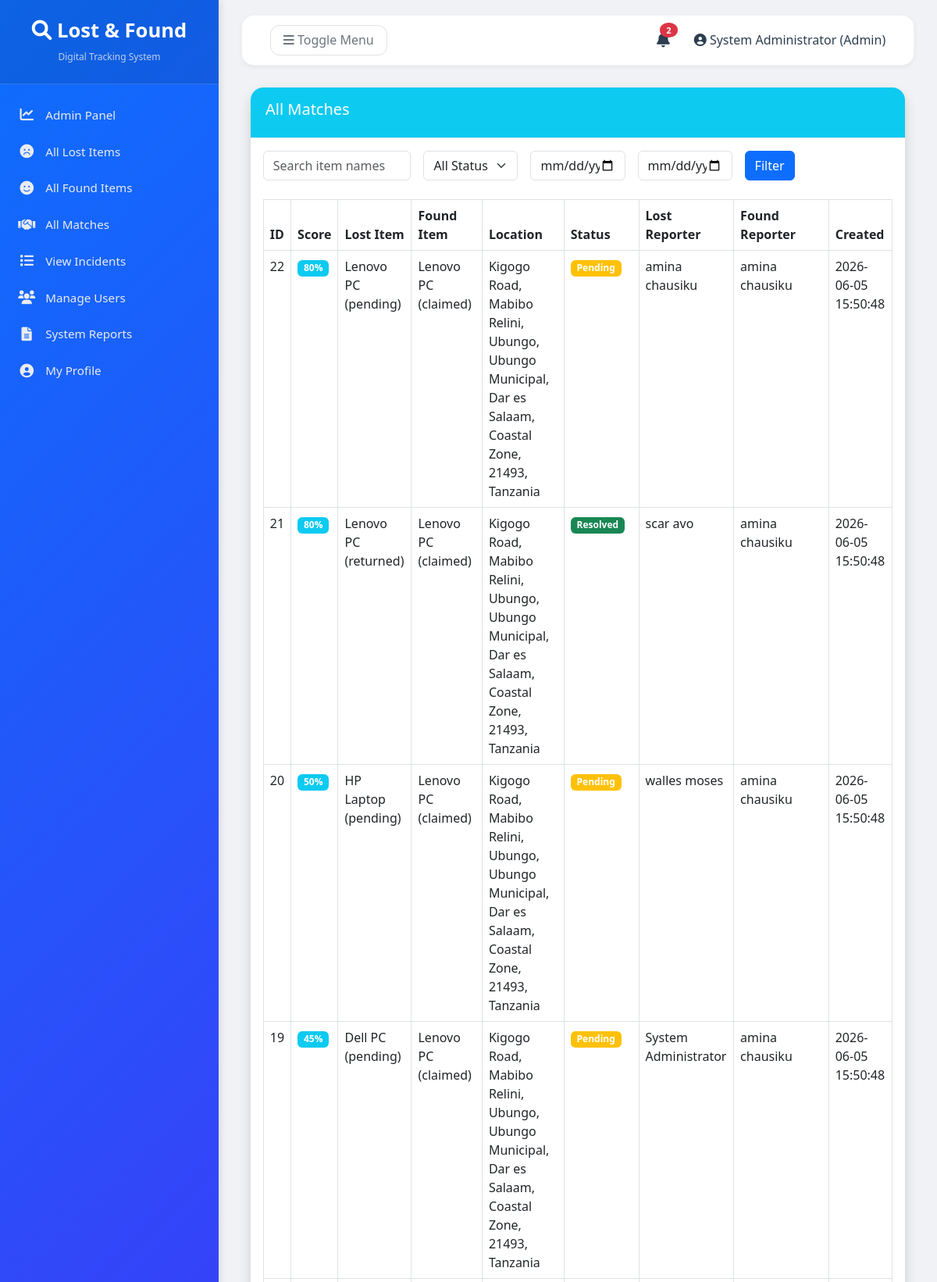
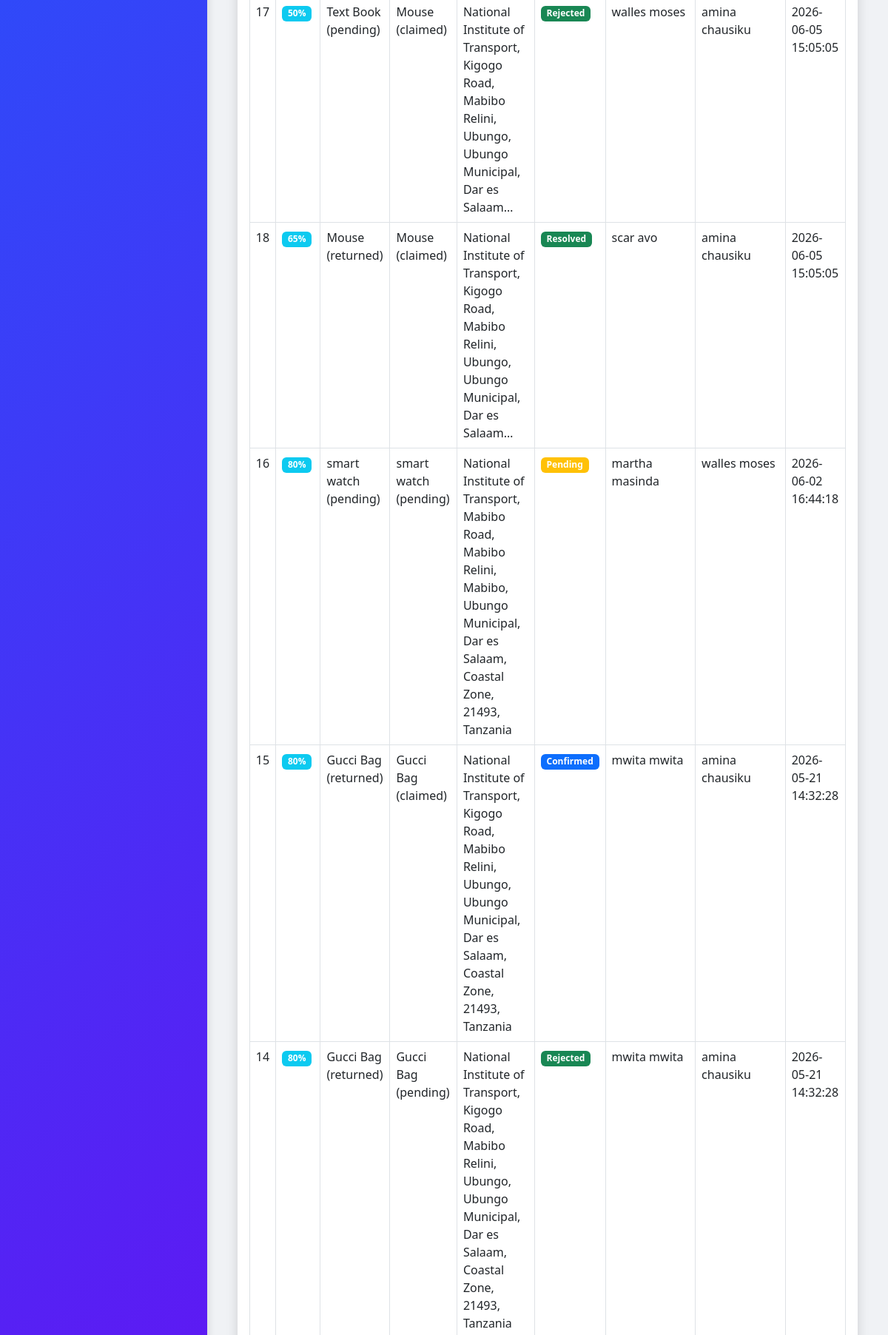
The page /index.php?page=admin/all_matches (signed in, upper part) on the database its author committed (2 pictures, top to bottom).
### tables this page shows
CREATE TABLE `matches` (
  `id` int(11) NOT NULL,
  `lost_item_id` int(11) NOT NULL,
  `found_item_id` int(11) NOT NULL,
  `match_score` int(11) DEFAULT 0,
  `status` enum('pending','confirmed','rejected','resolved') DEFAULT 'pending',
  `notified_at` timestamp NULL DEFAULT NULL,
  `resolved_at` timestamp NULL DEFAULT NULL,
  `created_at` timestamp NOT NULL DEFAULT current_timestamp()
);

CREATE TABLE `lost_items` (
  `id` int(11) NOT NULL,
  `user_id` int(11) NOT NULL,
  `item_name` varchar(100) NOT NULL,
  `description` text DEFAULT NULL,
  `category` varchar(50) DEFAULT NULL,
  `lost_location` varchar(200) NOT NULL,
  `gps_latitude` decimal(10,8) DEFAULT NULL,
  `gps_longitude` decimal(11,8) DEFAULT NULL,
  `lost_date` date NOT NULL,
  `image_path` varchar(255) DEFAULT NULL,
  `status` enum('pending','returned','cancelled') DEFAULT 'pending',
  `created_at` timestamp NOT NULL DEFAULT current_timestamp()
);

CREATE TABLE `found_items` (
  `id` int(11) NOT NULL,
  `user_id` int(11) NOT NULL,
  `item_name` varchar(100) NOT NULL,
  `description` text DEFAULT NULL,
  `category` varchar(50) DEFAULT NULL,
  `found_location` varchar(200) NOT NULL,
  `gps_latitude` decimal(10,8) DEFAULT NULL,
  `gps_longitude` decimal(11,8) DEFAULT NULL,
  `found_date` date NOT NULL,
  `image_path` varchar(255) DEFAULT NULL,
  `status` enum('pending','claimed','resolved') DEFAULT 'pending',
  `created_at` timestamp NOT NULL DEFAULT current_timestamp()
);

CREATE TABLE `users` (
  `id` int(11) NOT NULL,
  `fullname` varchar(100) NOT NULL,
  `email` varchar(100) NOT NULL,
  `password` varchar(255) NOT NULL,
  `phone` varchar(20) DEFAULT NULL,
  `role` enum('student','staff','admin') DEFAULT 'student',
  `created_at` timestamp NOT NULL DEFAULT current_timestamp(),
  `updated_at` timestamp NOT NULL DEFAULT current_timestamp() ON UPDATE current_timestamp()
);

### views/admin/all_matches.php (the view, shortened to what this page needs)
<?php
require_once __DIR__ . '/../layouts/header.php';
$page = isset($_GET['p']) && is_numeric($_GET['p']) ? (int)$_GET['p'] : 1;
$limit = 10;
$offset = ($page - 1) * $limit;
$search = trim($_GET['search'] ?? '');
$start_date = $_GET['start_date'] ?? '';
$end_date = $_GET['end_date'] ?? '';
$where = [];
$params = [];
$whereSQL = $where ? "WHERE " . implode(" AND ", $where) : "";
$query = "SELECT m.*, l.item_name as lost_item_name, l.user_id as lost_user_id, l.status as lost_status,
                 f.item_name as found_item_name, f.user_id as found_user_id, f.status as found_status,
                 f.gps_latitude, f.gps_longitude, f.found_location,
                 u1.fullname as lost_reporter, u2.fullname as found_reporter
          FROM matches m
          JOIN lost_items l ON m.lost_item_id = l.id
          JOIN found_items f ON m.found_item_id = f.id
          JOIN users u1 ON l.user_id = u1.id
          JOIN users u2 ON f.user_id = u2.id
          $whereSQL
          ORDER BY m.created_at DESC
          LIMIT $limit OFFSET $offset";
$stmt = $pdo->prepare($query);
$stmt->execute($params);
$matches = $stmt->fetchAll();
?>
<div class="container-fluid">
    <div class="card shadow">
        <div class="card-header bg-info text-white">
            <h5>All Matches</h5>
        </div>
        <div class="card-body">
            <form method="GET" action="<?= BASE_URL ?>index.php" class="row g-3 mb-4">
                <div class="col-md-3"><input type="text" name="search" class="form-control"
                        placeholder="Search item names" value="<?= htmlspecialchars($search) ?>"></div>
                <div class="col-md-2"><select name="status" class="form-select">
                        <option value="">All Status</option>
                    </select></div>
                <div class="col-md-2"><input type="date" name="start_date" class="form-control"
                        value="<?= $start_date ?>"></div>
                <div class="col-md-2"><input type="date" name="end_date" class="form-control" value="<?= $end_date ?>">
                </div>
                <div class="col-md-1"><button type="submit" class="btn btn-primary">Filter</button></div>
            </form>
            <?php if (count($matches) === 0): ?>
                <div class="alert alert-info">No matches found.</div>
            <?php else: ?>
                <div class="table-responsive">
                    <table class="table table-bordered">
                        <thead>
                            <tr>
                                <th>ID</th>
                                <th>Score</th>
                                <th>Lost Item</th>
                                <th>Found Item</th>
                                <th>Location</th>
                                <th>Status</th>
                                <th>Lost Reporter</th>
                                <th>Found Reporter</th>
                                <th>Created</th>
                            </tr>
                        </thead>
                        <tbody>
                            <?php foreach ($matches as $m): ?>
                                <tr>
                                    <td><?= $m['id'] ?></td>
                                    <td><span class="badge bg-info"><?= $m['match_score'] ?>%</span></td>
                                    <td><?= htmlspecialchars($m['lost_item_name']) ?> (<?= $m['lost_status'] ?>)</td>
                                    <td><?= htmlspecialchars($m['found_item_name']) ?> (<?= $m['found_status'] ?>)</td>
                                    <td><?= htmlspecialchars($m['found_location']) ?></td>
                                    <td><span
                                            class="badge bg-<?= $m['status'] == 'pending' ? 'warning' : ($m['status'] == 'confirmed' ? 'primary' : 'success') ?>"><?= ucfirst($m['status']) ?></span>
                                    </td>
                                    <td><?= htmlspecialchars($m['lost_reporter']) ?></td>
                                    <td><?= htmlspecialchars($m['found_reporter']) ?></td>
                                    <td><?= $m['created_at'] ?></td>
                                </tr>
                            <?php endforeach; ?>
                        </tbody>
                    </table>
                </div>
            <?php endif; ?>
        </div>
    </div>
</div>
<?php require_once __DIR__ . '/../layouts/footer.php'; ?>

### views/layouts/header.php (style rules this page uses)
* { margin: 0; padding: 0; box-sizing: border-box; }
body { background: #f0f2f5; font-family: 'Segoe UI', Tahoma, Geneva, Verdana, sans-serif; }
.page-content .card { border-radius: 16px; border: none; box-shadow: 0 2px 8px rgba(0, 0, 0, 0.05); margin-bottom: 1.5rem; }
.page-content .card-header { background: white; border-bottom: 1px solid #e9ecef; font-weight: 600; padding: 1rem 1.2rem; border-radius: 16px 16px 0 0; }

### rows shown on the page
matches: id "22", match_score "80", lost_item.item_name "Lenovo PC", lost_item.status "pending", found_item.item_name "Lenovo PC", found_item.status "claimed", found_item.found_location "Kigogo Road, Mabibo Relini, Ubungo, Ubungo Municipal, Dar es Salaam, Coastal Zone, 21493, Tanzania", status "Pending", users.fullname "amina chausiku", created_at "2026-06-05 15:50:48"
matches: id "21", match_score "80", lost_item.item_name "Lenovo PC", lost_item.status "returned", found_item.item_name "Lenovo PC", found_item.status "claimed", found_item.found_location "Kigogo Road, Mabibo Relini, Ubungo, Ubungo Municipal, Dar es Salaam, Coastal Zone, 21493, Tanzania", status "Resolved", users.fullname "scar avo", users.fullname "amina chausiku", created_at "2026-06-05 15:50:48"
matches: id "20", match_score "50", lost_item.item_name "HP Laptop", lost_item.status "pending", found_item.item_name "Lenovo PC", found_item.status "claimed", found_item.found_location "Kigogo Road, Mabibo Relini, Ubungo, Ubungo Municipal, Dar es Salaam, Coastal Zone, 21493, Tanzania", status "Pending", users.fullname "walles moses", users.fullname "amina chausiku", created_at "2026-06-05 15:50:48"
matches: id "19", match_score "45", lost_item.item_name "Dell PC", lost_item.status "pending", found_item.item_name "Lenovo PC", found_item.status "claimed", found_item.found_location "Kigogo Road, Mabibo Relini, Ubungo, Ubungo Municipal, Dar es Salaam, Coastal Zone, 21493, Tanzania", status "Pending", users.fullname "System Administrator", users.fullname "amina chausiku", created_at "2026-06-05 15:50:48"
matches: id "17", match_score "50", lost_item.item_name "Text Book", lost_item.status "pending", found_item.item_name "Mouse", found_item.status "claimed", found_item.found_location "National Institute of Transport, Kigogo Road, Mabibo Relini, Ubungo, Ubungo Municipal, Dar es Salaam…", status "Rejected", users.fullname "walles moses", users.fullname "amina chausiku", created_at "2026-06-05 15:05:05"
matches: id "18", match_score "65", lost_item.item_name "Mouse", lost_item.status "returned", found_item.item_name "Mouse", found_item.status "claimed", found_item.found_location "National Institute of Transport, Kigogo Road, Mabibo Relini, Ubungo, Ubungo Municipal, Dar es Salaam…", status "Resolved", users.fullname "scar avo", users.fullname "amina chausiku", created_at "2026-06-05 15:05:05"
matches: id "16", match_score "80", lost_item.item_name "smart watch", lost_item.status "pending", found_item.item_name "smart watch", found_item.status "pending", found_item.found_location "National Institute of Transport, Mabibo Road, Mabibo Relini, Mabibo, Ubungo Municipal, Dar es Salaam, Coastal Zone, 21493, Tanzania", status "Pending", users.fullname "martha masinda", users.fullname "walles moses", created_at "2026-06-02 16:44:18"
matches: id "15", match_score "80", lost_item.item_name "Gucci Bag", lost_item.status "returned", found_item.item_name "Gucci Bag", found_item.status "claimed", found_item.found_location "National Institute of Transport, Kigogo Road, Mabibo Relini, Ubungo, Ubungo Municipal, Dar es Salaam, Coastal Zone, 21493, Tanzania", status "Confirmed", users.fullname "mwita mwita", users.fullname "amina chausiku", created_at "2026-05-21 14:32:28"
matches: id "14", match_score "80", lost_item.item_name "Gucci Bag", lost_item.status "returned", found_item.item_name "Gucci Bag", found_item.status "pending", found_item.found_location "National Institute of Transport, Kigogo Road, Mabibo Relini, Ubungo, Ubungo Municipal, Dar es Salaam, Coastal Zone, 21493, Tanzania", status "Rejected", users.fullname "mwita mwita", users.fullname "amina chausiku", created_at "2026-05-21 14:32:28"

### other values the page prints
$unreadCount "2"
$userName "System Administrator"
$userRole "Admin"
